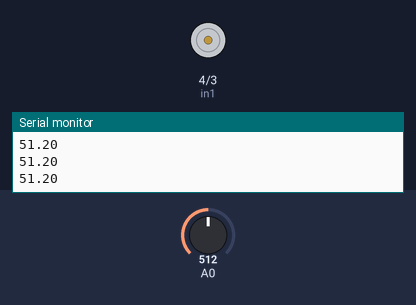
This sketch was run on a simulated Arduino Uno, built with avr-gcc and run on an emulated ATmega328P. Shown: motor-driver pin pairs drawn as motors (green arrow = first pin HIGH = forward, orange = second pin HIGH = backward, longer = more drive, scaled by the enable pin), the last lines printed to the serial monitor. The test bench sets the inputs (shaded band); at power-on: A0 = 512.

Above: at 1.2 s.
1.3 s: A0 set to 380
2.8 s: A0 set to 352
At 4.0 s:
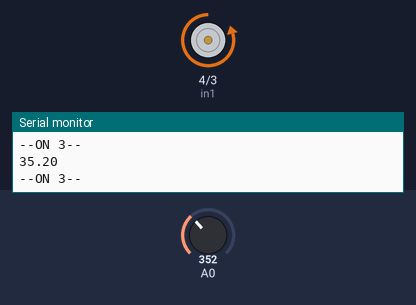
4.3 s: A0 set to 511
At 4.8 s:
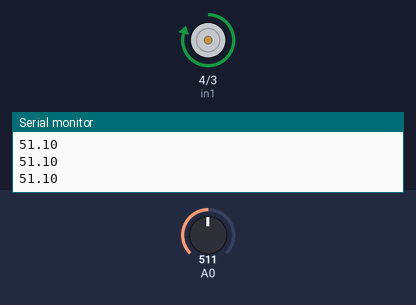
5.9 s: A0 set to 306
At 6.8 s:
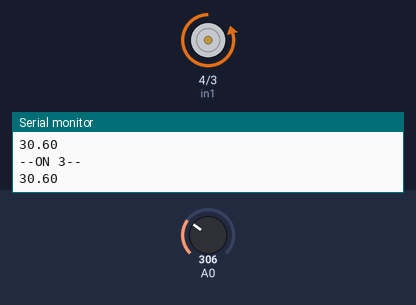
7.4 s: A0 set to 122
At 8.7 s:
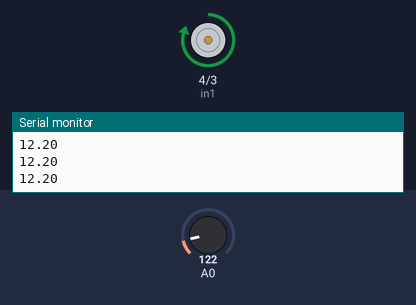
Timing chart, 0 to 10.0 s (numbered marks = the images above; inputs shaded):
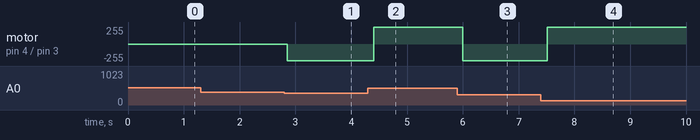

Measured:
- the behaviour switches between 370 and 369 on A0 (found by bisection; images 0 and 1)
- after the input at 2.8 s, motor on pin 4 (in1) / pin 3 (in2): stopped → backward 250/255 after 0.05 s
- after the input at 4.3 s, motor on pin 4 (in1) / pin 3 (in2): backward 250/255 → forward 250/255 after 0.11 s
- after the input at 5.9 s, motor on pin 4 (in1) / pin 3 (in2): forward 250/255 → backward 250/255 after 0.10 s
- after the input at 7.4 s, motor on pin 4 (in1) / pin 3 (in2): backward 250/255 → forward 250/255 after 0.11 s

The sketch:

source.ino
```cpp
//motor connections
int enA = 9; //PWM is set to pin 9
int in1 = 4; //input 1 is set to pin 4
int in2 = 3; //input 2 is set to pin 3

int DC_MOTOR_PWM_RATE = 0;
int sensorValue;
double temp;

void setup()
{
  Serial.begin(9600);
  pinMode(enA, OUTPUT);
  pinMode(in1, OUTPUT);
  pinMode(in2, OUTPUT);

  digitalWrite(in1, LOW);
  digitalWrite(in2, LOW);

  pinMode(A0,INPUT);
}


void loop() {
  // put your main code here, to run repeatedly:

  sensorValue = analogRead(A0); //tmp 35 reads voltage
  float voltage = sensorValue; // * 3000;
  voltage /= 10; //1024.0;
  float temp = voltage; // ^ Formula used to transform input voltage into temperature in Celsius

 // float temp = (voltage - 0.5) * 40 ; // Used to be (x100), but the STM32 seems to be operating at a higher voltage compared to the Arduino UNO

  if ((temp > 20) && (temp < 25.00)) //lowest setting to allow for the fan's operation
  {

    digitalWrite(in1, LOW);
    digitalWrite(in2, HIGH);
    Serial.println("--ON-- ");
    analogWrite(enA, 10);

  }
  else if ((temp > 25.00) && (temp < 30.00)) //middle setting
  {

    digitalWrite(in1, LOW);
    digitalWrite(in2, HIGH);
    Serial.println("--ON 2-- ");
   analogWrite(enA, 100);
  }

    else if ((temp > 30.00) && (temp < 37.00)) //once it reaches body temperature, the fan shuts down
  {

    digitalWrite(in1, LOW);
    digitalWrite(in2, HIGH);
    Serial.println("--ON 3-- ");
   analogWrite(enA, 250); //analogWrite: using PWM to change the output and thus reduce the fan's RPM
  }

  else {
    delay (100); //small delay in case of sudden temperature spikes or glitches
    digitalWrite(in1, HIGH); //fan spins in one direction only
    digitalWrite(in2, LOW);  //switching the direction makes the fan halt
  }


  Serial.println(temp);
  delay(5);

}
```
